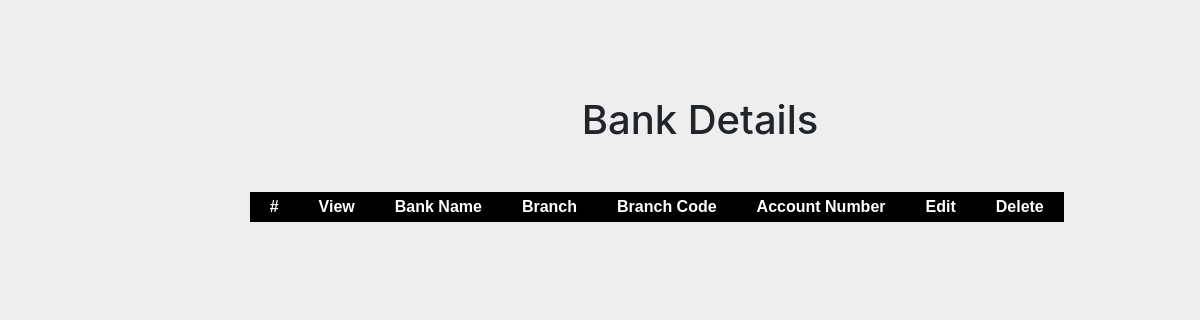
Before: /view/table.php with the older database file.
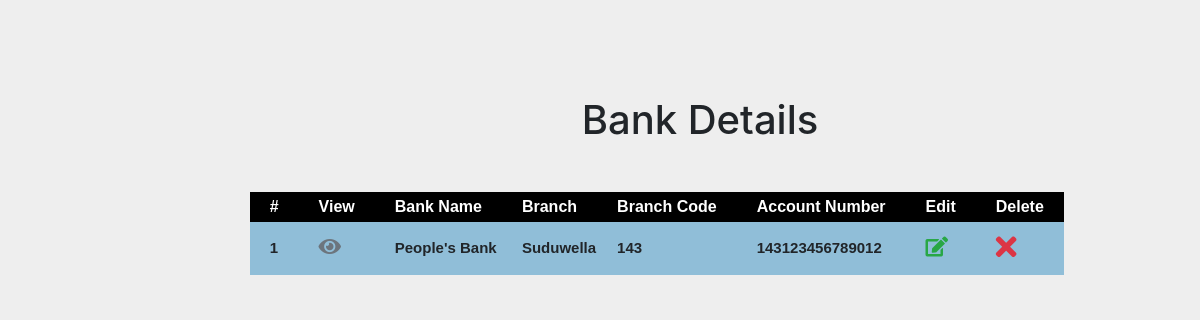
After: the same page with the newer database file.
### tables this page shows
CREATE TABLE `bank_details` (
  `bank_id` int(11) NOT NULL,
  `bank_name` varchar(100) NOT NULL,
  `branch_name` varchar(100) NOT NULL,
  `branch_code` int(3) NOT NULL,
  `account_number` varchar(18) NOT NULL
);

### model/bank_details_model.php (called while the page is built, shortened)
<?php
class details{
    function getBankTable(){
        $dbconObj = new dbconnect();
        $conn = $dbconObj->dbconn();
        $sql = "SELECT * FROM bank_details";
        $staff_result = $conn->query($sql) or die ($conn->error);
        return $staff_result;
    }
}

### view/table.php (the view, shortened to what this page needs)
<!DOCTYPE html>
<html lang="en">
<head>
    <link rel="stylesheet" href="https://cdn.jsdelivr.net/npm/bootstrap@4.6.0/dist/css/bootstrap.min.css">
    <link rel="stylesheet" href="https://pro.fontawesome.com/releases/v5.10.0/css/all.css" />
</head>
<section class="vh-100" style="background-color: #eee;">
<div class="container-fluid">
    <div class="row">
      <div class="col-xl-10 col-lg-9 col-md-8 ml-auto text-justify text-justify">
        <div class="row pt-md-5 mt-md-3 mb-5">
          <div class="col-xl-11 col-lg-10 col-md-11 col-11 p-2 mx-auto  title-box">
                <h2 class="text-center h1 fw-bold mb-5 mx-1 mx-md-4 mt-4">Bank Details</h2>
                <?php
                include '../model/bank_details_model.php';
                $bankObj = new details();
                $bank_result = $bankObj->getBankTable();
                ?>
                <div class="w3-responsive">
                  <table id="t1" class="w3-table-all w3-card-4" style="margin-top:30px;">
                    <thead>
                        <tr>
                            <th>#</th>
                            <th>View</th>
                            <th>Bank Name</th>
                            <th>Branch</th>
                            <th>Branch Code</th>
                            <th>Account Number</th>
                            <th>Edit</th>
                            <th>Delete</th>
                        </tr>
                    </thead>
                    <tbody>
                        <?php
                        while ($row = mysqli_fetch_array($bank_result)) {
                            echo "<tr>";
                            echo "<td>" . $row['bank_id'] . "</td>";
                        ?>
                            <td>
                                <a href="viewbank.php?bank_id=<?php echo $row['bank_id']; ?>">
                                    <i class="fas fa-eye fa-lg text-secondary mr-2' name=" view"></i>
                                </a>
                            </td>
                            <?php
                            echo "<td>" . $row['bank_name'] . "</td>";
                            echo "<td>" . $row['branch_name'] . "</td>";
                            echo "<td>" . $row['branch_code'] . "</td>";
                            echo "<td>" . $row['account_number'] . "</td>";
                            ?>
                            <td>
                                <a href="#" data-toggle='modal' title='<h6>edit</h6>' data-html='true' data-target="#editform" data-placement='top' onclick="loadBankData('<?php echo $row['bank_id']; ?>')">
                                    <i class='fas fa-edit fa-lg text-success mr-2' name="update"></i>
                                </a>
                            </td>
                            <td>
                                <a href="admin_edit_staff_table.php?id=<?php $row['bank_id']; ?>" data-toggle='tooltip' title='<h6>edit</h6>' data-html='true' data-placement='top'>
                                    <i class="fas fa-times text-danger fa-2x mr-2'"></i>
                                </a>
                            </td>
                        </tr>
                        <?php
                        }
                        ?>
                    </tbody>
                  </table>
                </div>
          </div>
        </div>
      </div>
    </div>
   </div>
</section>
</html>

### view/table.php (style rules this page uses)
table,th,td { border-collapse:collapse ; }
#t1 tr:nth-child(odd) { background-color: rgb(144, 190, 216); }
#t1 th { background-color: black; color: white; }
th { height: 30px; font-family: 'Franklin Gothic Medium', 'Arial Narrow', Arial, sans-serif; text-align: center; padding-left: 20px; padding-right: 20px; }
td { vertical-align: middle; font-size: 15px; font-family: sans-serif; padding-left: 20px; padding-top: 10px; padding-bottom: 10px; font-weight: bold; }

Changed rows visible on the page:
added bank_details: bank_id "1", bank_name "People's Bank", branch_name "Suduwella", branch_code "143", account_number "143123456789012"
